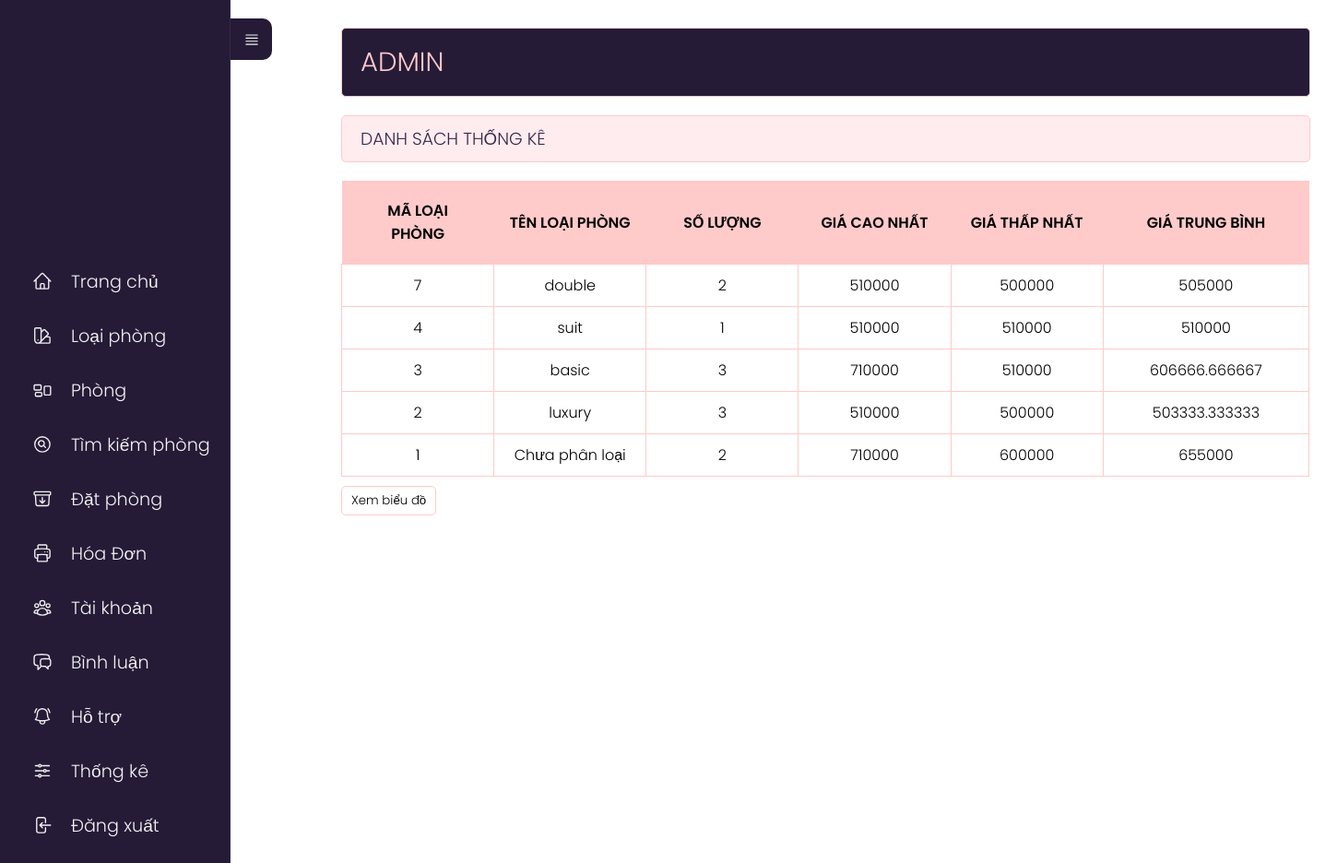
The app's page /admin/index.php?act=thongke (signed in), older data.
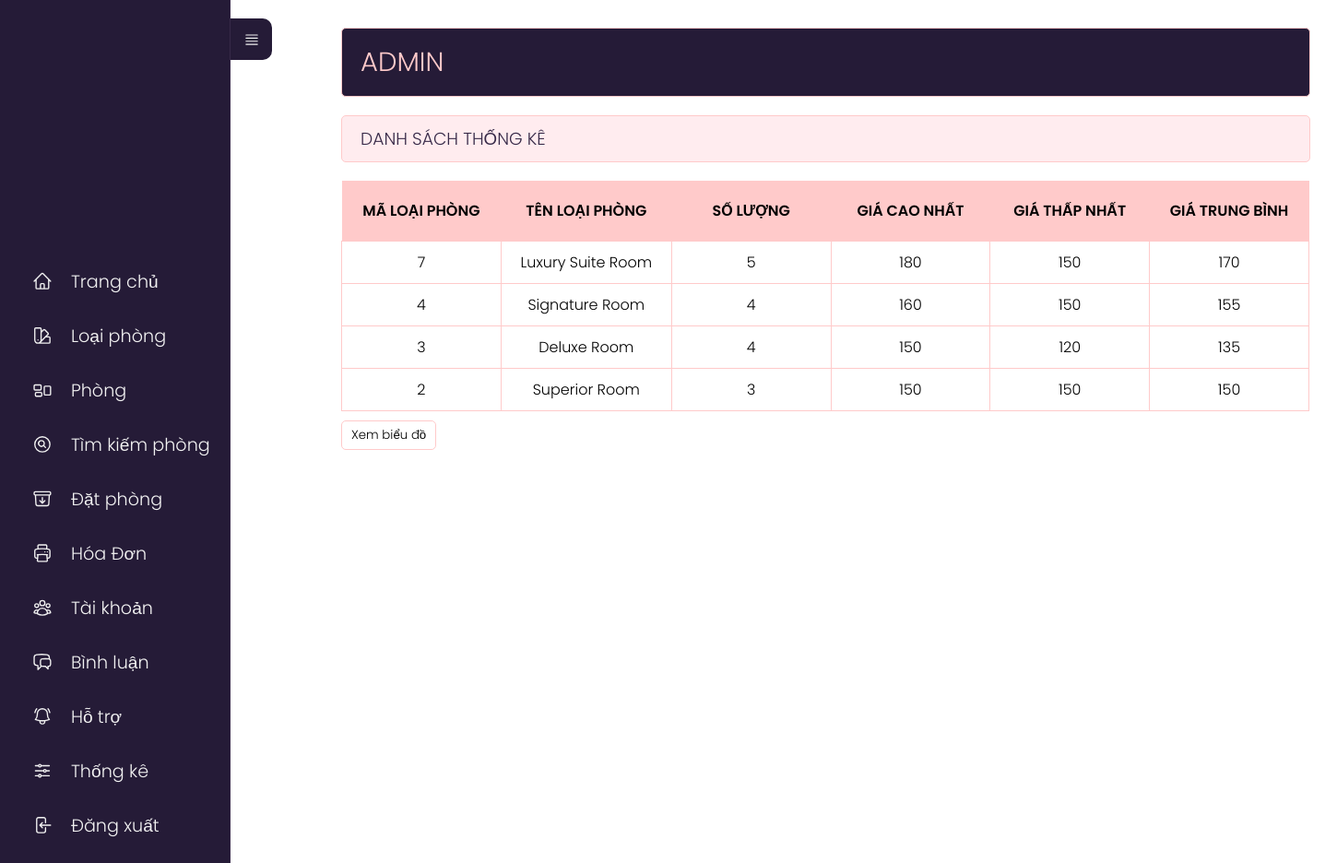
The same page, newer data.
### tables this page shows
CREATE TABLE `loaiphong` (
  `id_loaiphong` int(11) NOT NULL,
  `name_loaiphong` varchar(255) NOT NULL
);

### model/pdo.php (called while the page is built, shortened)
<?php
function pdo_get_connection(){
    $dburl = "mysql:host=localhost;dbname=khachsan;charset=utf8";
    $user = 'root';
    $password = '';
    $conn = new PDO($dburl, $user, $password);
    $conn->setAttribute(PDO::ATTR_ERRMODE, PDO::ERRMODE_EXCEPTION);
    return $conn;
}
function pdo_query($sql){
    $sql_args = array_slice(func_get_args(), 1);
    try{
        $conn = pdo_get_connection();
        $stmt = $conn->prepare($sql);
        $stmt->execute($sql_args);
        $rows = $stmt->fetchAll();
        return $rows;
    }
    catch(PDOException $e){
        throw $e;
    }
    finally{
        unset($conn);
    }
}

### model/giophong.php (called while the page is built, shortened)
<?php
    function loadall_thongke(){
        $sql= "select loaiphong.id_loaiphong as malp,loaiphong.name_loaiphong as tenlp, count(phong.id_phong) as countp, min(phong.price) as minprice, max(phong.price) as maxprice, avg(phong.price) as avgprice";
        $sql.=" from phong left join loaiphong on loaiphong.id_loaiphong=phong.id_loaiphong";
        $sql.=" group by loaiphong.id_loaiphong order by loaiphong.id_loaiphong desc";
        $listthongke=pdo_query($sql);
        return $listthongke;
    }
?>

### admin/thongke/list.php (the view)
<div class="row">
    <div class="row mb headeradmin" style="width:143%;">
        <h1 style="padding: 15px 0;">ADMIN </h1>
    </div>
    <div class="row formtittle" style="width:143%;">
        <h3>DANH SÁCH THỐNG KÊ</h3>
    </div>
    <div class="row formcontent">
        <form action="index.php?act=thongke" method="post">
            <div class="row mb10 formdshanghoa" style="width:1050px;">
                <table>
                    <tr>
                        <th>MÃ LOẠI PHÒNG</th>
                        <th>TÊN LOẠI PHÒNG</th>
                        <th>SỐ LƯỢNG</th>
                        <th>GIÁ CAO NHẤT</th>
                        <th>GIÁ THẤP NHẤT</th>
                        <th>GIÁ TRUNG BÌNH</th>
                    </tr>
                    <?php
                    foreach ($listthongke as $thongke) {
                        extract($thongke);
                        echo '<tr>
                                        <td>' . $malp . '</td>
                                        <td>' . $tenlp . '</td>
                                        <td>' . $countp . '</td>
                                        <td>' . $maxprice . '</td>
                                        <td>' . $minprice . '</td>
                                        <td>' . $avgprice . '</td>
                                    </tr>';
                    }
                    ?>
                </table>
            </div>
            <div class="row mb10">
                <a href="index.php?act=bieudo"><input type="button" value="Xem biểu đồ"></a>
            </div>
        </form>
    </div>
</div>
</div>

Row changes from the older to the newer data that the page shows:
no longer on this page (row unchanged): loaiphong: id_loaiphong "1", name_loaiphong "Chưa phân loại", countp "2", maxprice "710000", minprice "600000", avgprice "655000"
changed loaiphong id 7: name_loaiphong "double" → "Luxury Suite Room"; countp "2" → "5"; maxprice "510000" → "180"; minprice "500000" → "150"; avgprice "505000" → "170"
changed loaiphong id 4: name_loaiphong "suit" → "Signature Room"; countp "1" → "4"; maxprice "510000" → "160"; minprice "510000" → "150"; avgprice "510000" → "155"
changed loaiphong id 3: name_loaiphong "basic" → "Deluxe Room"; countp "3" → "4"; maxprice "710000" → "150"; minprice "510000" → "120"; avgprice "606666.666667" → "135"
changed loaiphong id 2: name_loaiphong "luxury" → "Superior Room"; maxprice "510000" → "150"; minprice "500000" → "150"; avgprice "503333.333333" → "150"
